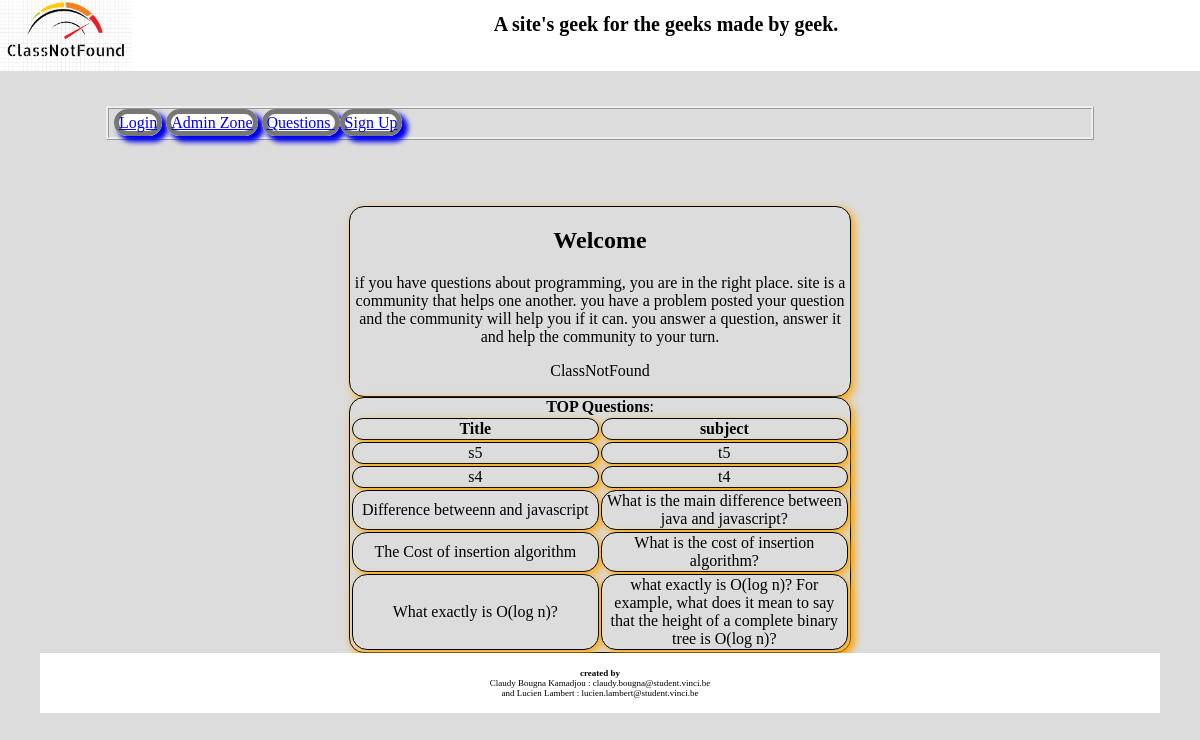
The page / on the database its author committed.
### tables this page shows
CREATE TABLE IF NOT EXISTS `questions` (
  `id_question` int(11) NOT NULL AUTO_INCREMENT,
  `title` varchar(255) NOT NULL,
  `subject` varchar(255) NOT NULL,
  `id_category` int(11) NOT NULL,
  `owner` int(11) NOT NULL,
  `creation_date` timestamp NOT NULL DEFAULT CURRENT_TIMESTAMP,
  `state` set('O','S','D') NOT NULL,
  `good_answer` int(11) DEFAULT NULL,
  PRIMARY KEY (`id_question`),
  KEY `id_category` (`id_category`),
  KEY `owner` (`owner`),
  KEY `good_answer` (`good_answer`)
);

### controllers/HomeController.php (called while the page is built)
<?php  class HomeController {
    private $_db;
    public function __construct($db) {
        $this->_db = $db;
    }
    public function run() {
        if (empty($_SESSION['authentifie'])) {
            $actionloginmember = 'login';
            $libelleloginmember = 'Login';
        } else {
            $actionloginmember = 'member';
            $libelleloginmember = 'Member Zone';
        }
        $tabquestions = $this->_db->select_questions();
        require_once(CHEMIN_VUES . 'home.php');
    }
}
?>

### index.php (called while the page is built, shortened)
<?php
$db = Db::getInstance();
require_once(CHEMIN_VUES . 'header.php');
$action = (isset($_GET['action'])) ? $_GET['action'] : 'default';
switch($action) {
    default:
        require_once(CHEMIN_CONTROLEURS.'HomeController.php');
        $controller = new HomeController($db);
        break;
}
$controller->run();
require_once(CHEMIN_VUES . 'footer.php');
?>

### models/Db.class.php (called while the page is built, shortened)
<?php class Db {
    private $_db;
    private function __construct() {
        try {
            $configTable = parse_ini_file('config/config.ini');
            $this->_db = new PDO('mysql:host=' . $configTable['db_host'] . ';dbname='. $configTable['db_name'] . ';charset=utf8', $configTable['db_user'], $configTable['db_password']);
            $this->_db->setAttribute(PDO::ATTR_ERRMODE, PDO::ERRMODE_EXCEPTION);
            $this->_db->setAttribute(PDO::ATTR_DEFAULT_FETCH_MODE, PDO::FETCH_OBJ);
        } catch (PDOException $e) {
            die('Erreur de connexion à la base de données : ' . $e->getMessage());
        }
    }
    public function select_questions($keyword = '') {
        if ($keyword != '') {
            $keyword = str_replace("%", "\%", $keyword);
            $query = "SELECT * FROM questions AS q, categories AS c WHERE c.id_category = q.id_category AND c.name LIKE :keyword COLLATE utf8_bin OR q.title LIKE :keyword COLLATE utf8_bin OR q.subject LIKE :keyword COLLATE utf8_bin  ORDER BY id_question DESC";
            $ps = $this->_db->prepare($query);
            $ps->bindValue(':keyword', "%$keyword%");
        } else {
            $query = 'SELECT * FROM questions ORDER BY id_question DESC';
            $ps = $this->_db->prepare($query);
        }
        $ps->execute();
        $table = array();
        while ($row = $ps->fetch()) {
            $table[] = new Question($row->id_question, $row->title, $row->subject, $row->creation_date, $this->select_category($row->id_category),
                $this->select_member_by_id($row->owner), $row->state, $row->good_answer);
        }
        return $table;
    }
    public function select_member_by_id($id_member) {
        $query = 'SELECT * FROM members WHERE id_member = :id_member';
        $ps = $this->_db->prepare($query);
        $ps->bindValue(':id_member', $id_member);
        $ps->execute();
        $row = $ps->fetch();
        return new Member($row->id_member, $row->name, $row->last_name, $row->email, $row->state, $row->is_admin, NULL);
    }
    public function select_category($id_category) {
        $query = 'SELECT * FROM categories WHERE id_category = :id_category';
        $ps = $this->_db->prepare($query);
        $ps->bindValue(':id_category', $id_category);
        $ps->execute();
        $row = $ps->fetch();
        return new Category($row->id_category, $row->name);
    }
} ?>

### models/Question.class.php (called while the page is built, shortened)
<?php class Question {
    private $_title;
    private $_subject;
    public function __construct($id_question, $title,  $subject, $creation_date, $category, $owner, $state, $good_answer) {
        $this->_title = $title;
        $this->_subject = $subject;
    }
    public function html_title() {
        return htmlspecialchars($this->_title);
    }
    public function html_subject() {
        return htmlspecialchars($this->_subject);
    }
}
?>

### views/home.php (the view, shortened to what this page needs)
<div class="menu-navigation">
    <nav>
        <a id="button" href="index.php?action=<?= $actionloginmember; ?>"><?= $libelleloginmember; ?></a>
        <a id="button" href="index.php?action=adminZone">Admin Zone</a>
        <a id="button" href="index.php?action=question"> Questions </a>
        <?php if (empty($_SESSION)) { ?>
            <a id="button" href="index.php?action=signup">Sign Up</a>
        <?php } ?>
    </nav>
</div>
<section class="descAccueil">
    <h2>Welcome</h2>
    <p> if you have questions about programming, you are in the right place. site is a community that helps one another. you have a problem posted your question and the community will help you if it can.
        you answer a question, answer it and help the community to your turn.</p>
    <p>ClassNotFound</p>
</section>
<section class="descAccueil">
    <table id="tableBalises">
        <strong id="titreTopQuestion">TOP Questions</strong> :<br/>
        <thead>
        <tr>
            <th>Title</th>
            <th>subject</th>
        </tr>
        </thead>
        <tbody>
        <?php foreach ($tabquestions as $i => $question) { ?>
            <tr>
                <td><span class="html"><?php echo $question->html_title(); ?></span></td>
                <td><?php echo $question->html_subject(); ?></td>
            </tr>
        <?php } ?>
        </tbody>
    </table>
</section>

### views/css/base.css (style rules this page uses)
#titreTopQuestion { text-align: center; }
.descAccueil { border-style: solid; border-width: thin; border-collapse: collapse; background-color: #DCDCDC; text-align: center; margin-left: auto; margin-right: auto; width: 500px; border-radius: 15px; box-shadow: 3px 3px 9px orange; }
#button { width:auto; height:auto; background:white; box-shadow:5px 5px 5px 1px; border-radius:2em; margin: 5px; border: 5px solid #777; text-align: center; margin-left: auto; margin-right: auto; }
#tableBalises th { border-style: solid; border-width: thin; border-collapse: collapse; background-color: #DCDCDC; text-align: center; margin-top: auto; margin-left: auto; margin-right: auto; width: 500px; border-radius: 15px; box-shadow: 3px 3px 9px orange; }
#tableBalises td { border-style: solid; border-width: thin; border-collapse: collapse; background-color: #DCDCDC; text-align: center; margin-top: auto; margin-left: auto; margin-right: auto; width: 500px; border-radius: 15px; box-shadow: 3px 3px 9px orange; }
.menu-navigation { border-style: ridge; background-color: #DCDCDC; align-items: center; margin : 66px; padding: 5px; }
html { font-family: cursive; }
body { height: 100%; background-color: #DCDCDC; min-height: 100%; margin: 20px; padding: 20px; }

### rows shown on the page
questions: title "s5", subject "t5"
questions: title "s4", subject "t4"
questions: title "Difference betweenn and javascript", subject "What is the main difference between java and javascript?"
questions: title "The Cost of insertion algorithm", subject "What is the cost of insertion algorithm?"
questions: title "What exactly is O(log n)?", subject "what exactly is O(log n)? For example, what does it mean to say that the height of a complete binary tree is O(log n)?"

### other values the page prints
$libelleloginmember "Login"
EMAIL2 "claudy.bougna@student.vinci.be"
EMAIL1 "lucien.lambert@student.vinci.be"
